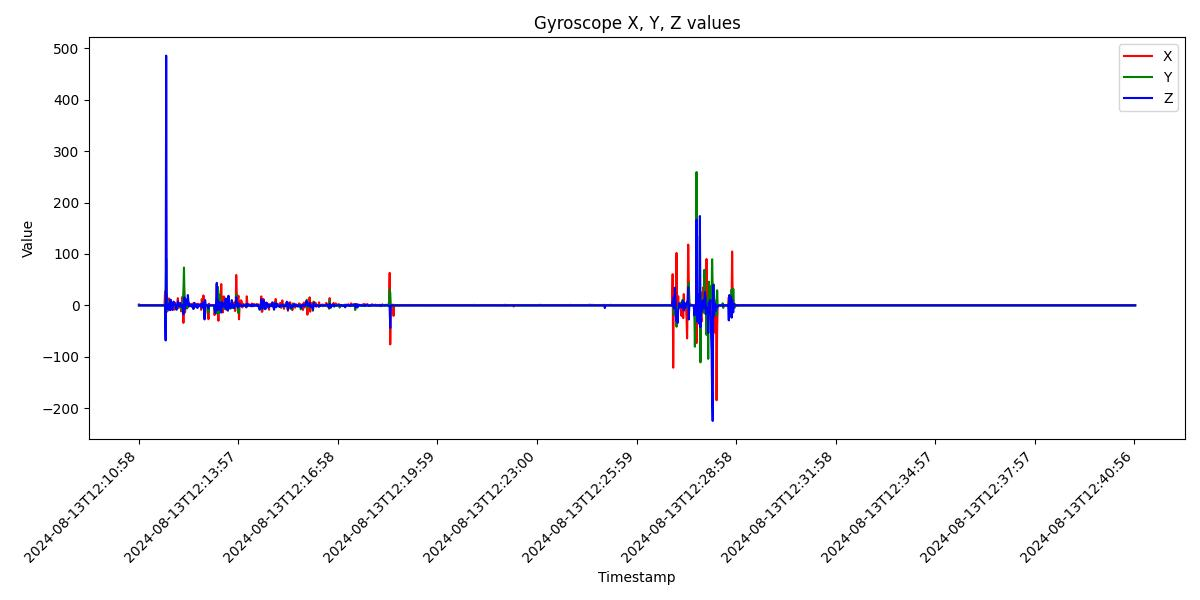

Write Python code to recreate this figure.
import pandas as pd
import matplotlib.pyplot as plt

# Step 1: Read the CSV File
df = pd.read_csv('gyroscope_data.csv')  # Load the CSV file into a DataFrame

# Step 2: Group by 'timestamp' and aggregate the X, Y, Z values by taking the mean
df_grouped = df.groupby('timestamp').agg({
    'X': 'mean',  # Compute the average X value for each timestamp
    'Y': 'mean',  # Compute the average Y value for each timestamp
    'Z': 'mean'   # Compute the average Z value for each timestamp
}).reset_index()  # Reset index to make 'timestamp' a column again

# Step 3: Plot the data

# Plot all three variables together
plt.figure(figsize=(12, 6))  # Create a figure with specified size
plt.plot(df_grouped['timestamp'], df_grouped['X'], label='X', color='r')  # Plot X values
plt.plot(df_grouped['timestamp'], df_grouped['Y'], label='Y', color='g')  # Plot Y values
plt.plot(df_grouped['timestamp'], df_grouped['Z'], label='Z', color='b')  # Plot Z values
plt.xlabel('Timestamp')  # Label for the x-axis
plt.ylabel('Value')      # Label for the y-axis
plt.title('Gyroscope X, Y, Z values')  # Title of the plot
plt.legend()             # Show the legend to identify lines

# Rotate x-axis labels and adjust layout
plt.xticks(rotation=45, ha='right')  # Rotate x-axis labels to make them readable

# Reduce the number of x-axis labels
num_labels = len(df_grouped['timestamp'])  # Get the total number of labels
step = max(1, num_labels // 10)  # Determine step size to reduce the number of labels
plt.xticks(df_grouped['timestamp'][::step])  # Set x-axis ticks to show fewer labels

plt.tight_layout()  # Adjust layout to prevent clipping of labels
plt.show()  # Display the plot
